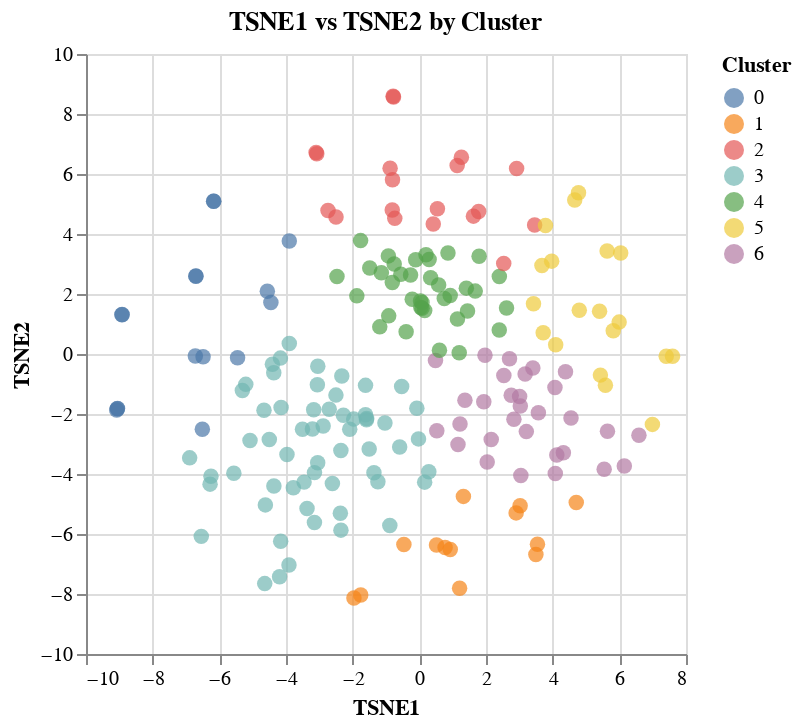

Source (notebook cell):
### Markdown cell above
<font size = "4">TSNE 2 dimensions, Gaussian Mixture</font>

### Code cell
gmm = GaussianMixture(n_components=7, random_state = 42)
model = TSNE(n_components = 2,random_state = 0)
model_data = pd.DataFrame(model.fit_transform(scaled_data))
model_data["Cluster"] = gmm.fit_predict(model_data)
model_data = model_data.rename({0:"TSNE1",1:"TSNE2"}, axis = 1)
pca_2_chart = alt.Chart(model_data).mark_circle(size = 60).encode(
    x = alt.X("TSNE1", title = "TSNE1"),
    y = alt.Y("TSNE2", title = "TSNE2"),
    color = alt.Color("Cluster:N")
).properties(title = alt.TitleParams(text = "TSNE1 vs TSNE2 by Cluster"))
pca_2_chart

### Figure 1 — Vega-Lite specification as saved in the notebook (floating-point values rounded to 4 significant figures; data arrays with more than 128 entries replaced by an {"elided": "..."} marker saying what was removed)
{"config": {"view": {"continuousWidth": 300, "continuousHeight": 300}}, "data": {"name": "data-83877cb5cd4413bcc458163f3d9f3539"}, "mark": {"type": "circle", "size": 60}, "encoding": {"color": {"field": "Cluster", "type": "nominal"}, "x": {"field": "TSNE1", "title": "TSNE1", "type": "quantitative"}, "y": {"field": "TSNE2", "title": "TSNE2", "type": "quantitative"}}, "title": {"text": "TSNE1 vs TSNE2 by Cluster"}, "$schema": "https://vega.github.io/schema/vega-lite/v5.20.1.json", "datasets": {"data-83877cb5cd4413bcc458163f3d9f3539": {"elided": "193 records"}}}
